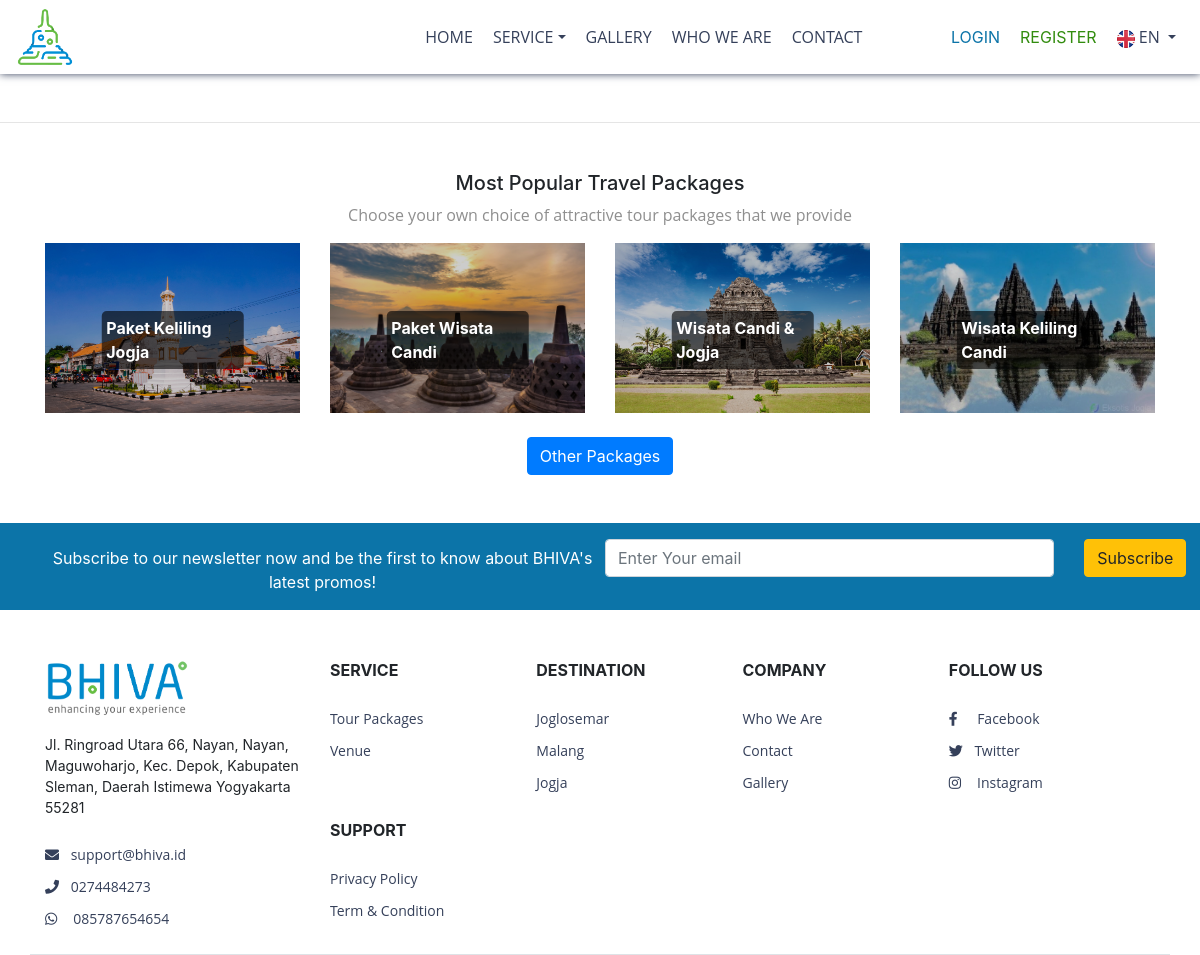
The app's page /index.php/contact with its own data.
### tables this page shows
CREATE TABLE `core_key_text` (
  `keytext_key_id` bigint(20) DEFAULT NULL,
  `keytext_lang_code` varchar(5) DEFAULT NULL,
  `keytext_text` text,
  `insert_user_id` bigint(20) DEFAULT NULL,
  `insert_datetime` datetime DEFAULT NULL,
  `update_user_id` bigint(20) DEFAULT NULL,
  `update_datetime` datetime DEFAULT NULL,
  KEY `keytext_lang_code` (`keytext_lang_code`),
  KEY `keytext_key_id` (`keytext_key_id`),
  CONSTRAINT `core_key_text_ibfk_2` FOREIGN KEY (`keytext_lang_code`) REFERENCES `core_lang` (`lang_code`),
  CONSTRAINT `core_key_text_ibfk_3` FOREIGN KEY (`keytext_key_id`) REFERENCES `core_key` (`key_id`) ON DELETE CASCADE ON UPDATE CASCADE
);

CREATE TABLE `core_lang` (
  `lang_code` varchar(5) NOT NULL,
  `lang_name` varchar(250) DEFAULT NULL,
  `lang_icon` text COMMENT 'file upload',
  `insert_user_id` bigint(20) DEFAULT NULL,
  `insert_datetime` datetime DEFAULT NULL,
  `update_user_id` bigint(20) DEFAULT NULL,
  `update_datetime` datetime DEFAULT NULL,
  PRIMARY KEY (`lang_code`)
);

CREATE TABLE `mst_tourpackages` (
  `tourpackages_id` int(11) NOT NULL AUTO_INCREMENT,
  `tourpackages_base_price_local` decimal(20,2) DEFAULT NULL COMMENT 'harga (perorang) jika tiidak ada harga terjadwal yg di set',
  `tourpackages_base_price_foreign` decimal(20,2) DEFAULT NULL COMMENT 'harga (perorang) jika tiidak ada harga terjadwal yg di set',
  `tourpackages_is_rating_manual` tinyint(1) DEFAULT NULL COMMENT '0=no, 1=yes',
  `tourpackages_rating_manual` varchar(4) DEFAULT NULL COMMENT '1,2,3,4,5 (bintang) manual',
  `tourpackages_total_rater_manual` tinyint(11) DEFAULT NULL COMMENT 'jumlah penilai manual',
  `tourpackages_status` tinyint(1) DEFAULT NULL COMMENT '0=not active, 1=active',
  `insert_user_id` bigint(20) DEFAULT NULL,
  `insert_datetime` datetime DEFAULT NULL,
  `update_user_id` bigint(20) DEFAULT NULL,
  `update_datetime` datetime DEFAULT NULL,
  PRIMARY KEY (`tourpackages_id`)
);

CREATE TABLE `cms_contact` (
  `contact_id` tinyint(1) NOT NULL AUTO_INCREMENT COMMENT 'id harus selalu 1',
  `contact_address` text,
  `contact_email` varchar(250) DEFAULT NULL,
  `contact_phone` varchar(16) DEFAULT NULL,
  `contact_wa` varchar(16) DEFAULT NULL,
  `contact_fb` varchar(250) DEFAULT NULL,
  `contact_ig` varchar(250) DEFAULT NULL,
  `contact_twitter` varchar(250) DEFAULT NULL,
  `contact_img_maps` text,
  `contact_link_maps` text,
  `insert_user_id` bigint(20) DEFAULT NULL,
  `insert_datetime` datetime DEFAULT NULL,
  `update_user_id` bigint(20) DEFAULT NULL,
  `update_datetime` datetime DEFAULT NULL,
  PRIMARY KEY (`contact_id`)
);

CREATE TABLE `cms_service_text` (
  `servicetext_service_id` int(11) DEFAULT NULL,
  `servicetext_lang` varchar(5) DEFAULT NULL,
  `servicetext_name` varchar(250) DEFAULT NULL,
  `servicetext_text` text,
  KEY `servicetext_service_id` (`servicetext_service_id`),
  KEY `servicetext_lang` (`servicetext_lang`),
  CONSTRAINT `cms_service_text_ibfk_1` FOREIGN KEY (`servicetext_service_id`) REFERENCES `cms_service` (`service_id`) ON DELETE CASCADE ON UPDATE CASCADE
);

CREATE TABLE `ref_destination_location` (
  `desloc_id` int(11) NOT NULL AUTO_INCREMENT,
  `desloc_name` varchar(250) DEFAULT NULL,
  `desloc_order` int(11) DEFAULT NULL,
  `desloc_is_show_home` tinyint(1) DEFAULT NULL COMMENT '0=no, 1=yes',
  `insert_user_id` bigint(20) DEFAULT NULL,
  `insert_datetime` datetime DEFAULT NULL,
  `update_user_id` bigint(20) DEFAULT NULL,
  `update_datetime` datetime DEFAULT NULL,
  PRIMARY KEY (`desloc_id`)
);

### application/views/contact.php (the view, shortened to what the rows shown need)
<!DOCTYPE html>
<html>
		<?php
			$this->load->view('header');
		?>
		<div>
			<div class="col-sm-12 mt-5 mb-3">
				<div style="text-align: center;">
					<h5><?php echo MultiLang('text_most_popular_package_title'); ?></h5>
					<p class="text-grey-theme mt-1" style="font-size: 16px; color: #8f8f8f !important;"><?php echo MultiLang('text_most_popular_package'); ?></p>
				</div>
			</div>
			<div class="container mb-5">
				<div class="row text-center text-lg-left justify-content-center">
					<?php
					if(!empty($tourpackages)){
						foreach ($tourpackages as $key => $value) {
					?>
						<div class="col-lg-3 col-md-6 col-sm-12">
							<a href="#" class="d-block mb-4 h-100">
								<div class=" img-hover-zoom img-hover-zoom--brightness">
									<img class="img-fluid" src="<?php echo base_url().$value->img;?>" alt="">
									<span class="centered-text-img"><?php echo $value->name;?></span>
								</div>
							</a>
						</div>
					<?php
						}
					}
					?>
					<button type="button" class="btn btn-primary"><?php echo MultiLang('other_packages'); ?></button>
				</div>
			</div>
		</div>
		<?php
			$this->load->view('footer');
		?>
	</body>
</html>

### application/views/header.php (shortened to what the rows shown need)
<head>
	<link rel="stylesheet" href="assets/dist/css/bootstrap.min.css">
	<link rel="stylesheet" href="assets/fontawesome-free/css/all.min.css">
	<link href="assets/google-font.css" rel="stylesheet">
	<link rel="stylesheet" href="assets/dist/css/main.css">
	<link rel="stylesheet" href="assets/bootstrap-datepicker/bootstrap-datepicker.min.css">
</head>
<body>
<nav class="navbar navbar-expand-md sticky-top border-grey-theme-bottom" style="background-color: #ffffff;">
	<div class="collapse navbar-collapse" id="navbarMenu">
		<ul class="navbar-nav ml-auto text-uppercase">
			<li class="nav-item ml-1">
				<a href="<?php echo base_url();?>" class="nav-link font-navbar"><?php echo MultiLang('home'); ?></a>
			</li>
			<li class="nav-item ml-1 dropdown">
				<a href="#" class="nav-link dropdown-toggle font-navbar" id="navbarDropdown" role="button" data-toggle="dropdown" aria-haspopup="true" aria-expanded="false"><?php echo MultiLang('service'); ?></a>
			</li>
			<li class="nav-item ml-1">
				<a href="<?php echo base_url();?>" class="nav-link font-navbar"><?php echo MultiLang('gallery'); ?></a>
			</li>
			<li class="nav-item ml-1">
				<a href="<?php echo base_url();?>whoweare" class="nav-link font-navbar"><?php echo MultiLang('who_we_are'); ?></a>
			</li>
			<li class="nav-item ml-1 mr-3">
				<a href="<?php echo base_url();?>contact" class="nav-link font-navbar"><?php echo MultiLang('contact'); ?></a>
			</li>
			<li class="nav-item ml-1">
				<a href="#" class="nav-link" style="color:#0C74A8"; data-toggle="modal" data-target="#modal_form_login"><?php echo MultiLang('login'); ?></a>
			</li>
			<li class="nav-item ml-1">
				<a href="#" class="nav-link" style="color:#328C0E"; data-toggle="modal" data-target="#modal_form_register"><?php echo MultiLang('register'); ?></a>
			</li>
			<li class="nav-item ml-1 dropdown">
				<a href="#" class="nav-link font-navbar dropdown-toggle" id="navbarDropdown" role="button" data-toggle="dropdown" aria-haspopup="true" aria-expanded="false">
					<img src="<?php echo $path_language.$lang_set->icon;?>" style="max-width:18px !important;" /> <?php echo $lang_set->code?>
				</a>
			</li>
		</ul>
	</div>
</nav>

### application/views/footer.php (shortened to what the rows shown need)
<form style="margin-top: 2rem !important;">
    <div class="form-row align-middle justify-content-center col-md-12"
        style="background-color: #0C74A8; padding-top:1rem; margin-left:0;">
        <div class="col-md-6 row justify-content-left text-center form-group" style="padding-top: 7px;">
            <span style="color: #ffffff;"><?php echo MultiLang('text_subscribe'); ?></span>
        </div>
        <div class="col-md-6 row">
            <div class="justify-content-center text-center col-md-10 form-group">
                <input class="form-control" id="subscribe" placeholder="<?php echo MultiLang('enter_your_email'); ?>" />
            </div>
            <div class="justify-content-center text-center col-md-2 form-group">
                <button type="button" class="btn btn-warning"><?php echo MultiLang('subscribe'); ?></button>
            </div>
        </div>
    </div>
</form>
<footer>
    <div class="container pt-5 border-bottom">
        <div class="row">
            <div class="col-md-3 col-sm-12 mb-3 text-left">
                <ul class="list-group mt-3">
                    <li class="list-group-item bg-transparent border-0 p-0 mb-2 font-footer" style="font-size: 14px;">
                        <?php echo $contact->address; ?>
                    </li>
                    <?php if(!empty($contact->email)){ ?>
                    <li class="list-group-item bg-transparent border-0 p-0 mb-2 font-footer">
                        <a href=""><i class="fas fa-envelope mr-2"></i> <?php echo $contact->email;?></a>
                    </li>
                    <?php } ?>
                    <?php if(!empty($contact->phone)){ ?>
                    <li class="list-group-item bg-transparent border-0 p-0 mb-2 font-footer">
                        <a href=""><i class="fas fa-phone mr-2"></i> <?php echo $contact->phone;?></a>
                    </li>
                    <?php } ?>
                    <?php if(!empty($contact->wa)){ ?>
                    <li class="list-group-item bg-transparent border-0 p-0 mb-2 font-footer">
                        <a href=""><i class="fab fa-whatsapp  mr-3"></i><?php echo $contact->wa;?></a>
                    </li>
                    <?php } ?>
                </ul>
            </div>
            <div class="col-md-9 col-sm-12">
                <div class="col-md-3 col-sm-6 col-6 p-0 float-left mb-3">
                    <div class="mb-4 text-uppercase font-footer font-weight-bold"><?php echo MultiLang('service'); ?></div>
                    <ul class="list-group">
                        <?php
                        if(!empty($service)){
                            foreach ($service as $key => $value) {
                        ?>
                        <li class="list-group-item bg-transparent border-0 p-0 mb-2 font-footer">
                            <a href="#"><?php echo $value->name?></a>
                        </li>
                        <?php
                            }
                        }
                        ?>
                    </ul>
                </div>
                <div class="col-md-3 col-sm-6 col-6 p-0 float-left mb-3">
                    <div class="mb-4 text-uppercase font-footer font-weight-bold"><?php echo MultiLang('destination'); ?></div>
                    <ul class="list-group">
                        <?php
                        if(!empty($destination_location)){
                            foreach ($destination_location as $key => $value) {
                        ?>
                        <li class="list-group-item bg-transparent border-0 p-0 mb-2 font-footer">
                            <a href="#"><?php echo $value->name?></a>
                        </li>
                        <?php
                            }
                        }
                        ?>
                    </ul>
                </div>
                <div class="col-md-3 col-sm-6 col-6 mb-3 p-0 float-left">
                    <div class="mb-4 text-uppercase font-footer font-weight-bold"><?php echo MultiLang('company'); ?></div>
                    <ul class="list-group">
                        <li class="list-group-item bg-transparent border-0 p-0 mb-2 font-footer">
                            <a href=""><?php echo MultiLang('who_we_are');?></a>
                        </li>
                        <li class="list-group-item bg-transparent border-0 p-0 mb-2 font-footer">
                            <a href=""><?php echo MultiLang('contact'); ?></a>
                        </li>
                        <li class="list-group-item bg-transparent border-0 p-0 mb-2 font-footer">
                            <a href=""><?php echo MultiLang('gallery'); ?></a>
                        </li>
                    </ul>
                </div>
                <div class="col-md-3 col-sm-6 col-6 mb-3 p-0 float-left">
                    <div class="mb-4 text-uppercase font-footer font-weight-bold"><?php echo MultiLang('follow_us_on'); ?></div>
                    <ul class="list-group">
                        <li class="list-group-item bg-transparent border-0 p-0 mb-2 font-footer">
                        </li>
                        <li class="list-group-item bg-transparent border-0 p-0 mb-2 font-footer">
                        </li>
                        <li class="list-group-item bg-transparent border-0 p-0 mb-2 font-footer">
                        </li>
                    </ul>
                </div>
                <div class="col-md-3 col-sm-6 col-6 p-0 mb-3 float-left">
                    <div class="mb-4 text-uppercase font-footer font-weight-bold"><?php echo MultiLang('support');?></div>
                    <ul class="list-group">
                        <li class="list-group-item bg-transparent border-0 p-0 mb-2 font-footer">
                            <a href=""><?php echo MultiLang('privacy_policy');?></a>
                        </li>
                        <li class="list-group-item bg-transparent border-0 p-0 mb-2 font-footer">
                            <a href=""><?php echo MultiLang('term_and_condition');?></a>
                        </li>
                    </ul>
                </div>
            </div>
        </div>
    </div>
</footer>

### records on screen
core_key_text: keytext_text "HOME"
core_key_text: keytext_text "SERVICE"
core_key_text: keytext_text "GALLERY", keytext_text "Gallery"
core_key_text: keytext_text "WHO WE ARE", keytext_text "Who We Are"
core_key_text: keytext_text "CONTACT", keytext_text "Contact"
core_key_text: keytext_text "LOGIN"
core_key_text: keytext_text "REGISTER"
core_lang: lang_icon (picture), lang_code "EN"
core_key_text: keytext_text "Most Popular Travel Packages"
core_key_text: keytext_text "Choose your own choice of attractive tour packages that we provide"
mst_tourpackages: shows a picture, name "Paket Keliling Jogja"
mst_tourpackages: shows a picture, name "Paket Wisata Candi"
mst_tourpackages: shows a picture, name "Wisata Candi & Jogja"
mst_tourpackages: shows a picture, name "Wisata Keliling Candi"
core_key_text: keytext_text "Other Packages"
core_key_text: keytext_text "Subscribe to our newsletter now and be the first to know about BHIVA's latest promos!"
core_key_text: keytext_text "Enter Your email"
core_key_text: keytext_text "Subscribe"
cms_contact: contact_address "Jl. Ringroad Utara 66, Nayan, Nayan, Maguwoharjo, Kec. Depok, Kabupaten Sleman, Daerah Istimewa Yogyakarta 55281", contact_email "support@bhiva.id", contact_phone "0274484273", contact_wa "085787654654"
cms_service_text: servicetext_name "Tour Packages"
cms_service_text: servicetext_name "Venue"
core_key_text: keytext_text "DESTINATION"
ref_destination_location: desloc_name "Joglosemar"
ref_destination_location: desloc_name "Malang"
ref_destination_location: desloc_name "Jogja"
core_key_text: keytext_text "COMPANY"
core_key_text: keytext_text "FOLLOW US"
core_key_text: keytext_text "SUPPORT"
core_key_text: keytext_text "Privacy Policy"
core_key_text: keytext_text "Term & Condition"
